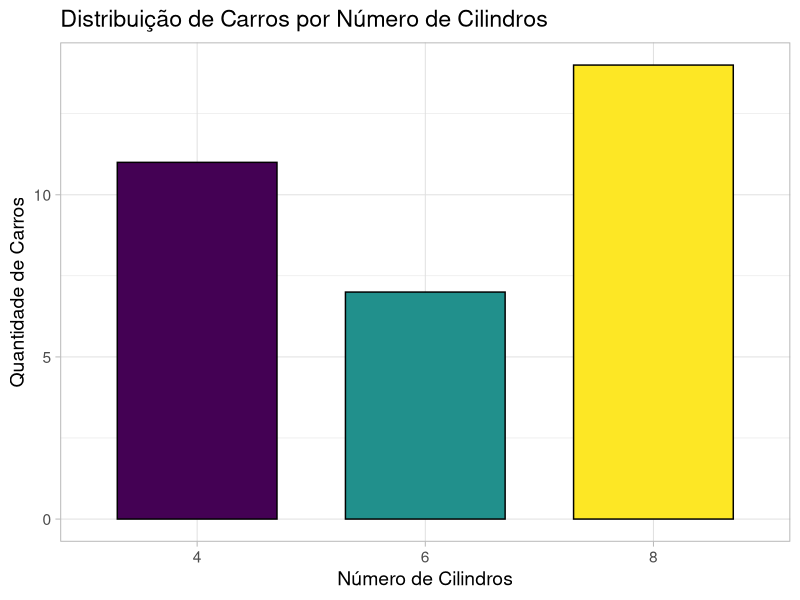

R code for this plot:
# Script: Intro.R
# Introdução às operações básicas no R

options(scipen = 999) #Desativar notação científica

# Atribuição de variáveis
a <- 10       # Usando o operador de atribuição "<-"
b <- 5        # Usando o operador de atribuição "=" (não recomendado para atribuições)

# Operações aritméticas básicas
soma <- a + b          # Soma
subtracao <- a - b     # Subtração
multiplicacao <- a * b # Multiplicação
divisao <- a / b       # Divisão
potencia <- a ^ b      # Potência

# Impressão dos resultados
print(paste("Soma: ", soma))
print(paste("Subtração: ", subtracao))
print(paste("Multiplicação: ", multiplicacao))
print(paste("Divisão: ", divisao))
print(paste("Potência: ", potencia))

# Usando funções embutidas
media <- mean(c(a, b))
maximo <- max(a, b)
minimo <- min(a, b)

print(paste("Média: ", media))
print(paste("Máximo: ", maximo))
print(paste("Mínimo: ", minimo))

# Pacotes ──────────────────────────────────────────────────────────────
library(tidyverse)   # carrega ggplot2 + dplyr etc.
library(viridis)     # garante a paleta viridis_d()

# 1. Preparação dos dados ------------------------------------------------
# Usaremos o dataset mtcars e contaremos quantos carros têm cada nº de cilindros
bar_data <- mtcars %>%
  count(cyl) %>%                # cria a variável 'n' (frequência)
  mutate(cyl = factor(cyl))     # transforma em fator para eixo x

# Significado das variáveis:
# • cyl – número de cilindros de cada carro (3 categorias: 4, 6, 8)
# • n   – quantidade de carros em cada categoria de cilindros

# 2. Gráfico de barras ----------------------------------------------------
ggplot(bar_data, aes(x = cyl, y = n, fill = cyl)) +
  geom_col(width = 0.7, color = "black") +
  scale_fill_viridis_d(option = "D", name = "Cilindros") +
  labs(
    title = "Distribuição de Carros por Número de Cilindros",
    x     = "Número de Cilindros",
    y     = "Quantidade de Carros"
  ) +
  theme_light(base_size = 14) +          # visual limpo para gravação em vídeo
  theme(legend.position = "none")        # esconde legenda (opcional)

